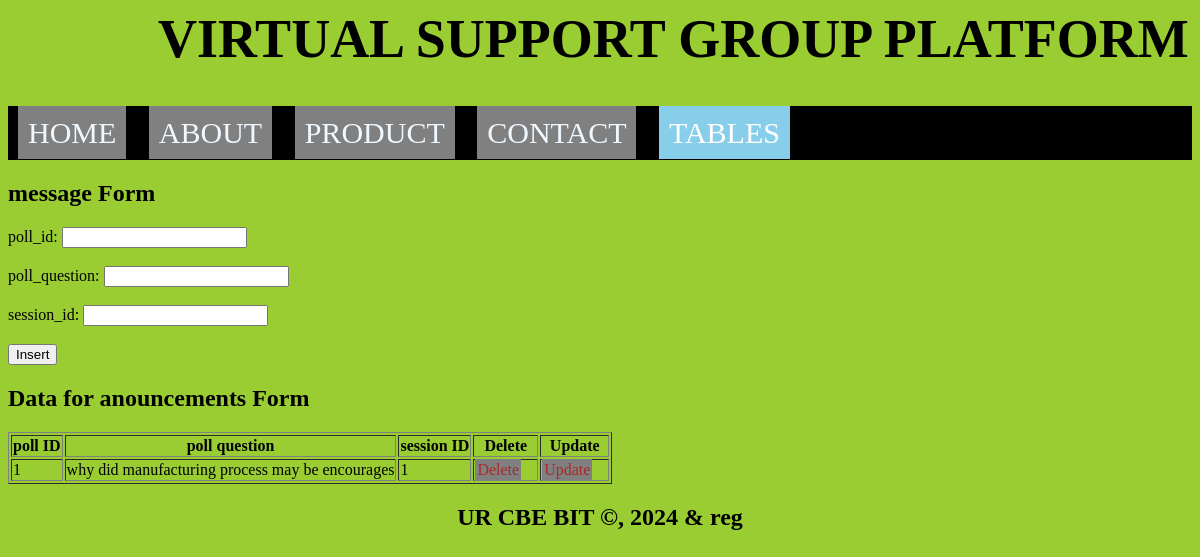
/2/polls.php, run on the app's committed database.
### tables this page shows
CREATE TABLE `polls` (
  `poll_id` int(11) NOT NULL,
  `poll_question` text DEFAULT NULL,
  `session_id` int(11) DEFAULT NULL
);

### 2/polls.php (the view, shortened to what this page needs)
<html lang="en">
<head>
  <link rel="stylesheet" type="text/css" href="style.css" title="style 1" media="screen, tv, projection, handheld, print"/>
<header>
</head>
<body bgcolor="yellowgreen">
    <h1 style="margin-left: 150px; font-size: 54px;">VIRTUAL SUPPORT GROUP PLATFORM</h1>
    <div class="navbar-links" style="margin-top: 10px; font-size: 30px; background-color: black; color: white; padding: 10px;">
        <a href="home.html" style="color: aliceblue;">HOME</a>
        <a href="service.html" style="color: aliceblue;">ABOUT</a>
        <a href="about.html" style="color: aliceblue;">PRODUCT</a>
        <a href="contact.html" style="color: aliceblue;">CONTACT</a>
        <div class="dropdown">
            <a href="#" style="padding: 10px; color: white; background-color: skyblue; text-decoration: none;">TABLES</a>
        </div>
    </div>
<section>
<h1>message Form</h1>
    <form method="post" onsubmit="return confirmInsert();">
        <label for="poll_id">poll_id:</label>
        <input type="number" id="poll_id" name="poll_id"><br><br>
        <label for="poll_question">poll_question:</label>
        <input type="text" id="poll_question" name="poll_question" required><br><br>
        <label for="session_id">session_id:</label>
        <input type="number" id="session_id" name="session_id" required><br><br>
        <input type="submit" name="add" value="Insert">
    </form>
<h2>Data for anouncements Form</h2>
    <table border="1">
        <tr>
            <th>poll ID</th>
            <th>poll question</th>
            <th>session ID</th>
            <th>Delete</th>
            <th>Update</th>
        </tr>
        <?php
        include('connection.php');
        $sql = "SELECT * FROM polls";
        $result = $connection->query($sql);
        if ($result->num_rows > 0) {
            while ($row = $result->fetch_assoc()) {
                $poll_id = $row['poll_id'];
                echo "<tr>
                    <td>" . $row['poll_id'] . "</td>
                    <td>" . $row['poll_question'] . "</td>
                    <td>" . $row['session_id'] . "</td>
                    <td><a style='padding:2px' href='delete_polls.php?poll_id=$poll_id'>Delete</a></td>
                    <td><a style='padding:2px' href='update_polls.php?poll_id=$poll_id'>Update</a></td>
                </tr>";
            }
        } else {
            echo "<tr><td colspan='7'>No data found</td></tr>";
        }
        ?>
    </table>
  </body>
<footer>
  <center>
    <b><h2>UR CBE BIT &copy, 2024 & reg</h2></b>
  </center>
</footer>
</body>
</html>

### 2/style.css (style rules this page uses)
.dropdown { position: relative; display: inline-block; }

### 2/polls.php (style rules this page uses)
a { padding: 10px; color: white; background-color: grey; text-decoration: none; margin-right: 15px; }
a:link { color: brown; }

### data on the page
polls: poll_id "1", poll_question "why did manufacturing process may be encourages", session "1"
